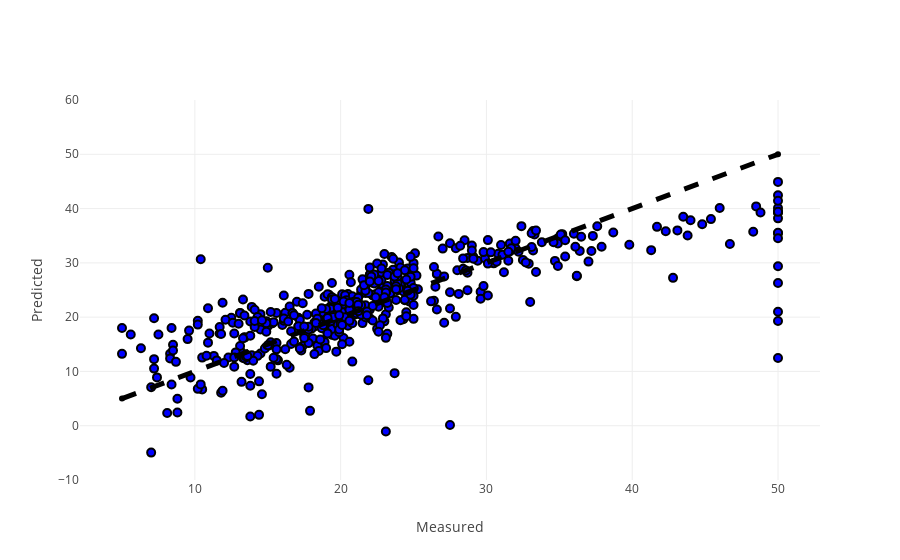

Notebook code cell kept with this figure:
### Markdown cell above
## 绘制交叉验证预测

### Code cell
trace1 = go.Scatter(x=y, y=predicted, mode='markers',
                    marker = dict(size=8,
                                  color='rgb(0, 0, 255)',
                                  line=dict(
                                    width=2,
                                    color='rgb(0, 0, 0)'))
                   )

trace2 = go.Scatter(x=[y.min(), y.max()],y=[y.min(), y.max()],
                    line = dict(color=('rgb(0, 0, 0)'),
                                width=5, dash='dash')
                   )

data = [trace1,trace2]

layout = go.Layout(showlegend=False,
                   yaxis=dict(
                    range = [-10,60],
                    zeroline=False,
                    title='Predicted'),
                   xaxis=dict(
                    title='Measured',)
                  )

fig = go.Figure(data = data, layout = layout)

py.iplot(fig, filename="c-v-predict")

### Figure 1 — Plotly figure (JSON) as saved in the notebook; plotly's stock layout.template omitted (floating-point values rounded to 4 significant figures; data arrays with more than 128 entries replaced by an {"elided": "..."} marker saying what was removed)
{"data": [{"marker": {"color": "rgb(0, 0, 255)", "line": {"color": "rgb(0, 0, 0)", "width": 2}, "size": 8}, "mode": "markers", "type": "scatter", "x": {"elided": "506 float values"}, "y": {"elided": "506 float values"}}, {"line": {"color": "rgb(0, 0, 0)", "dash": "dash", "width": 5}, "type": "scatter", "x": [5, 50], "y": [5, 50]}], "layout": {"showlegend": false, "xaxis": {"title": "Measured"}, "yaxis": {"range": [-10, 60], "title": "Predicted", "zeroline": false}}}
